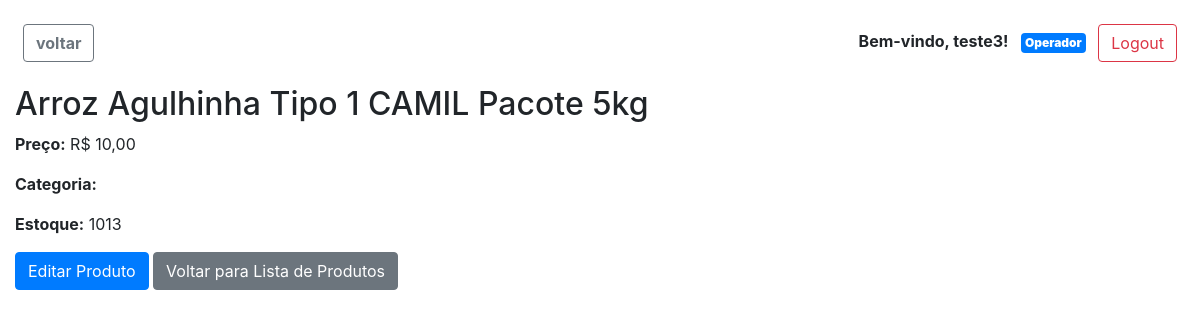
/pdvweb/produtos/2/ (signed in), run on an earlier commit of the app's database.
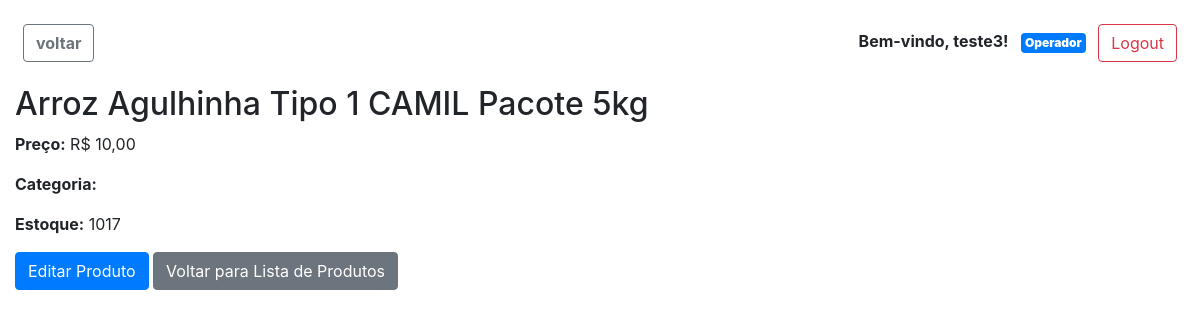
And on a later commit of the database.
### pdvweb/models.py (models this page shows, shortened)
class ProdutoBase(models.Model):
    codigo = models.CharField(max_length=10, unique=False, blank=True)
    nome = models.CharField(max_length=100, unique=True)
    descricao = models.TextField(blank=True, null=True)
    categoria = models.ForeignKey(
        Categoria, on_delete=models.SET_NULL, null=True, blank=True)
    class Meta:
        abstract = True

class ProdutoPorQuantidade(ProdutoBase):
    preco = models.DecimalField(
        max_digits=10, decimal_places=2, validators=[MinValueValidator(0)])
    estoque = models.PositiveIntegerField(default=0)
    data_criacao = models.DateTimeField(default=timezone.now)

### pdvweb/views.py (the view)
@login_required
def detalhar_produto(request, produto_codigo):
    produto_por_quantidade = ProdutoPorQuantidade.objects.filter(
        codigo=produto_codigo).first()
    produto_por_peso = ProdutoPorPeso.objects.filter(
        codigo=produto_codigo).first()
    if produto_por_quantidade:
        produto = produto_por_quantidade
    elif produto_por_peso:
        produto = produto_por_peso
    else:
        return HttpResponseNotFound("Produto não encontrado")
    context = {
        'produto': produto
    }
    return render(request, 'pdvweb/produto_detail.html', context)

### pdvweb/templates/pdvweb/produto_detail.html (shortened to what this page needs)
{% extends 'pdvweb/base.html' %}
{% block content %}
    <h2>{{ produto.nome }}</h2>
    {% if produto.preco %}
        <p><strong>Preço:</strong> R$ {{ produto.preco }}</p>
    {% elif produto.preco_por_kilo %}
        <p><strong>Preço:</strong> R$ {{ produto.preco_por_kilo }}</p>
    {% endif %}
    <p><strong>Categoria:</strong> {{ produto.categoria.nome }}</p>
    {% if produto.preco %}
        <p><strong>Estoque:</strong> {{ produto.estoque }}</p>
    {% elif produto.preco_por_kilo %}
        <p><strong>Estoque em quilos:</strong> {{ produto.estoque_em_kilos }}</p>
    {% endif %}
    <a href="{% url 'pdvweb:editar_produto' produto.codigo %}" class="btn btn-primary">Editar Produto</a>
    <a href="{% url 'pdvweb:listar_produtos' %}" class="btn btn-secondary">Voltar para Lista de Produtos</a>
{% endblock %}

What changed in the data, as far as the page shows it:
changed ProdutoPorQuantidade "Arroz Agulhinha Tipo 1 CAMIL Pacote 5kg": estoque "1013" → "1017"
